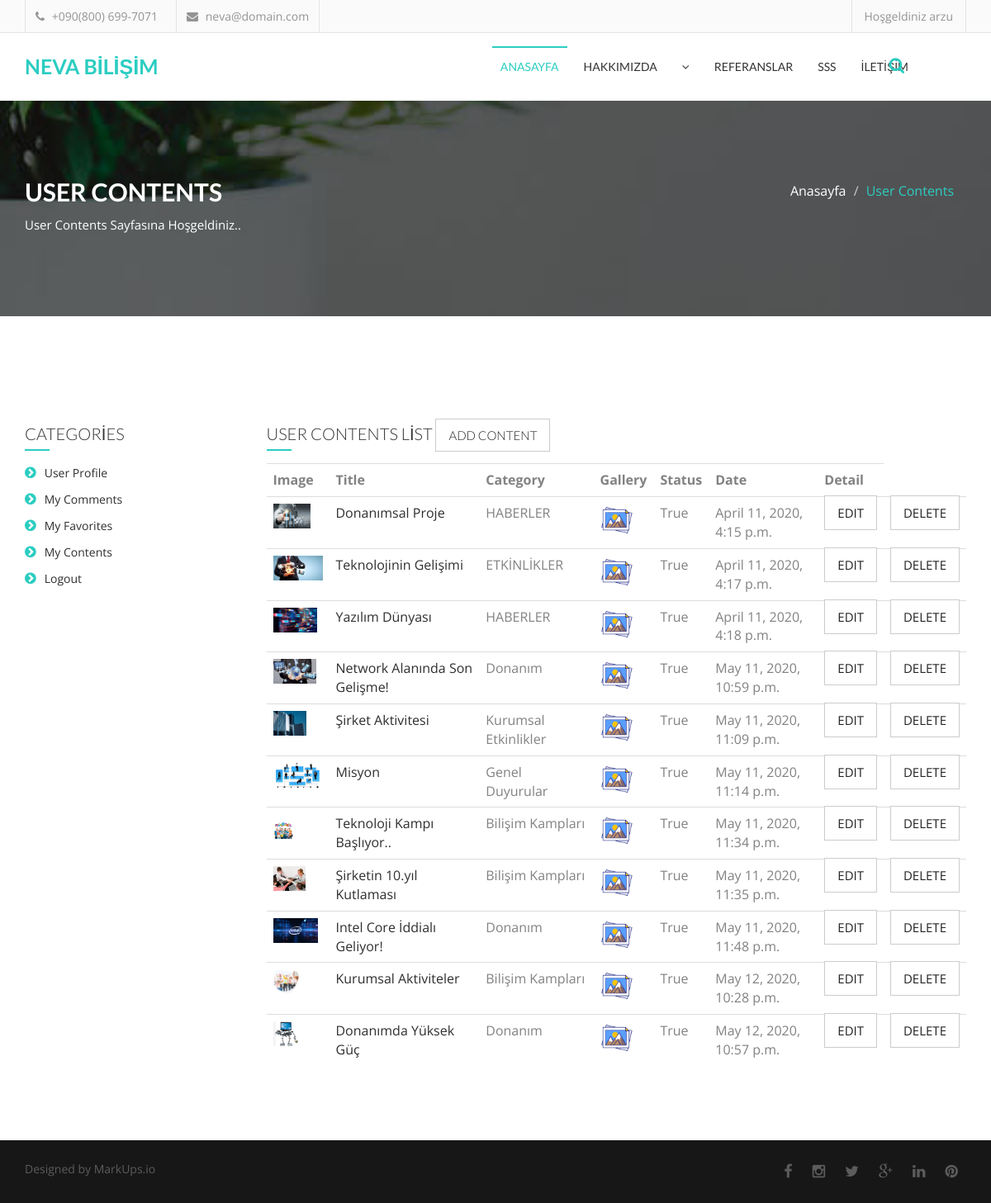
The app's page /user/contents/ (signed in), older data.
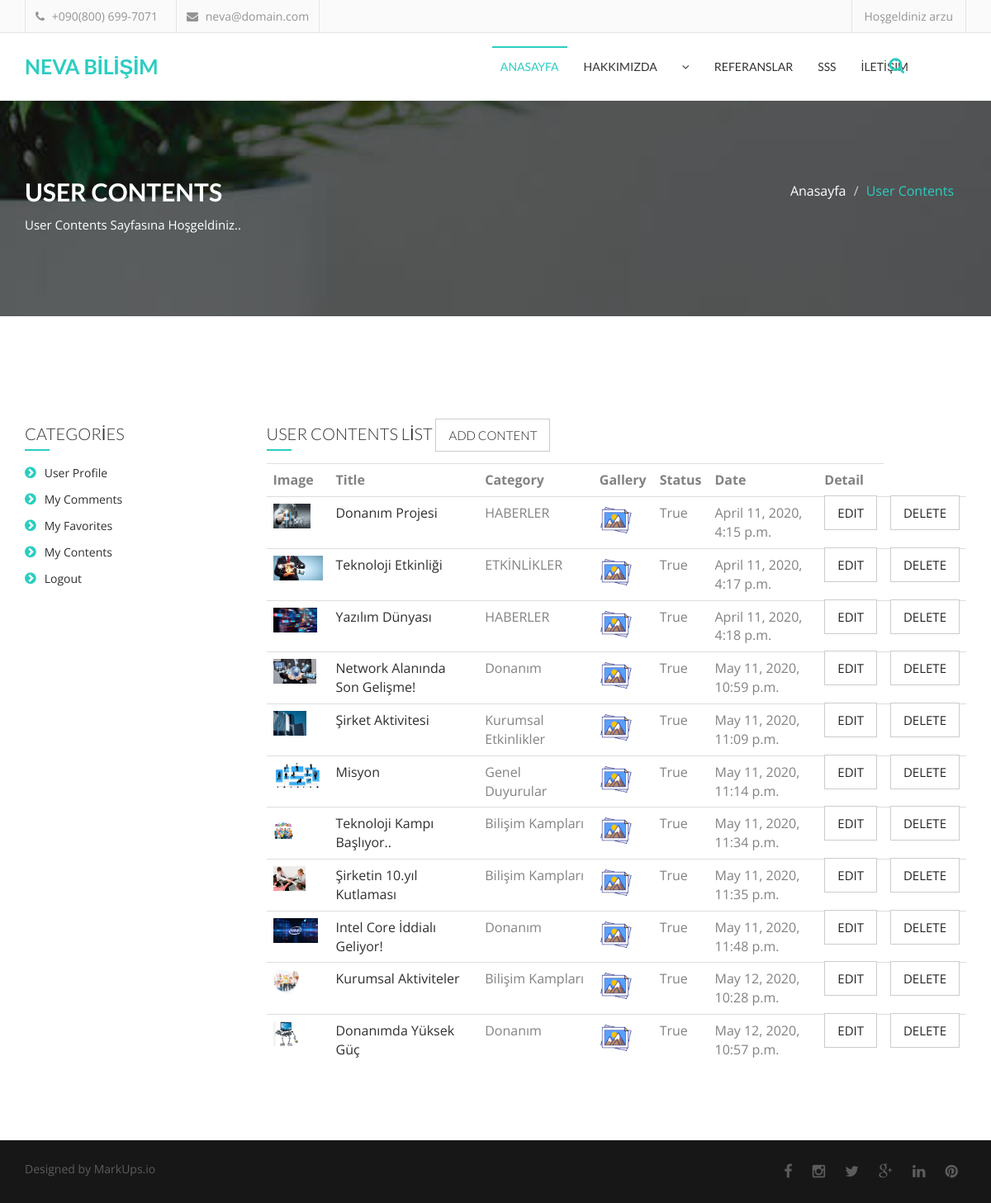
The same page, newer data.
### content/models.py (models this page shows, shortened)
class Content(models.Model):
    STATUS = (
        ('True', 'Evet'),
        ('False', 'Hayır'),
    )
    user = models.ForeignKey(User, on_delete=models.SET_NULL, null=True)
    category = models.ForeignKey(Category, on_delete=models.CASCADE)  # relation with Category table
    title = models.CharField(max_length=150)
    keywords = models.CharField(blank=True, max_length=255)
    description = models.CharField(blank=True, max_length=255)
    image = models.ImageField(upload_to='images/')
    detail = RichTextUploadingField()
    slug = models.SlugField(null=False, unique=True)
    status = models.CharField(max_length=10, choices=STATUS)
    create_at = models.DateTimeField(auto_now_add=True)
    update_at = models.DateTimeField(auto_now=True)
    def image_tag(self):
        return mark_safe('<img src="{}" height="50"/>'.format(self.image.url))
    image_tag.short_description = 'Image'

class Category(MPTTModel):
    STATUS = (
        ('True', 'Evet'),
        ('False', 'Hayır'),
    )
    title = models.CharField(max_length=100)
    keywords = models.CharField(blank=True, max_length=255)
    description = models.CharField(blank=True, max_length=255)
    image = models.ImageField(upload_to='images/')
    status = models.CharField(max_length=10, choices=STATUS)
    slug = models.SlugField(null=False, unique=True)
    parent = TreeForeignKey('self', blank=True, null=True, related_name='children', on_delete=models.CASCADE)
    create_at = models.DateTimeField(auto_now_add=True)
    update_at = models.DateTimeField(auto_now=True)
    class MPTTMeta:
        order_insertion_by = ['title']
    def image_tag(self):
        return mark_safe('<img src="{}" height="50"/>'.format(self.image.url))
    image_tag.short_description = 'Image'

### user/views.py (the view)
# urls.py: path('contents/', views.contents, name='contents'),
@login_required(login_url='/login')  # Check login
def contents(request):
    category = Category.objects.all()
    current_user = request.user
    contents = Content.objects.filter(user_id=current_user.id, status='True')
    context = {'category': category, 'contents': contents}
    return render(request, 'user_contents.html', context)

### user/templates/user_contents.html (shortened to what the changed rows need)
{% extends "homebase.html" %}
{% block body %}
{% load static %}
    <section id="single-page-header">
        <div class="overlay">
            <div class="container">
                <div class="row">
                    <div class="col-md-6 col-sm-6 col-xs-12">
                        <div class="single-page-header-left">
                            <h2>USER CONTENTS</h2>
                        </div>
                    </div>
                </div>
            </div>
        </div>
    </section>
    <section id="contact">
        <div class="container">
            <div class="row">
                <div class="col-md-12">
                    <div class="cotact-area">
                        <div class="row">
                            <div class="col-md-9">
                                <div class="contact-area-right">
                                    <table class="shopping-cart-table table">
                                        <tr>
                                            <th class="text-left">Image</th>
                                            <th class="text-left">Title</th>
                                            <th class="text-left">Category</th>
                                            <th class="text-left">Gallery</th>
                                            <th class="text-left">Status</th>
                                            <th class="text-left">Date</th>
                                            <th class="text-left">Detail</th>
                                        </tr>
                                        {% for rs in contents %}
                                            <tr>
                                                <td class="text-left">
                                                    <a href="/content/{{ rs.id }}/{{ rs.slug }}">
                                                        <img src="{{ rs.image.url }}" style="height: 30px;">
                                                    </a>
                                                </td>
                                                <td class="text-left">
                                                    <a href="/content/{{ rs.id }}/{{ rs.slug }}">
                                                        {{ rs.title }}
                                                    </a>
                                                </td>
                                                <td class="text-left">{{ rs.category.title }}</td>
                                                <td class="text-left">
                                                    <a href="javascript:;" onclick="window.open('/user/contentaddimage/{{ rs.id }}', 'galery', 'height=680,width=800,top=50,left=150')">
                                                        <img src="{% static '' %}images/gallery.png" height="40">
                                                    </a>
                                                </td>
                                                <td class="text-left">{{ rs.status }}</td>
                                                <td class="text-left">{{ rs.create_at }}</td>
                                                <td class="text-left">
                                                    <a class="comment-btn" href="/user/contentedit/{{ rs.id }}">Edit</a>
                                                </td>
                                                <td class="text-left">
                                                    <a onclick="return confirm('Will be Delete ! Are you sure?')" class="comment-btn" href="/user/contentdelete/{{ rs.id }}">Delete</a>
                                                </td>
                                            </tr>
                                        {% endfor %}
                                    </table>
                                </div>
                            </div>
                        </div>
                    </div>
                </div>
            </div>
        </div>
    </section>
{% endblock %}

Row changes from the older to the newer data that the page shows:
changed Content: title "Donanımsal Proje" → "Donanım Projesi"
changed Content "ETKİNLİKLER": title "Teknolojinin Gelişimi" → "Teknoloji Etkinliği"
